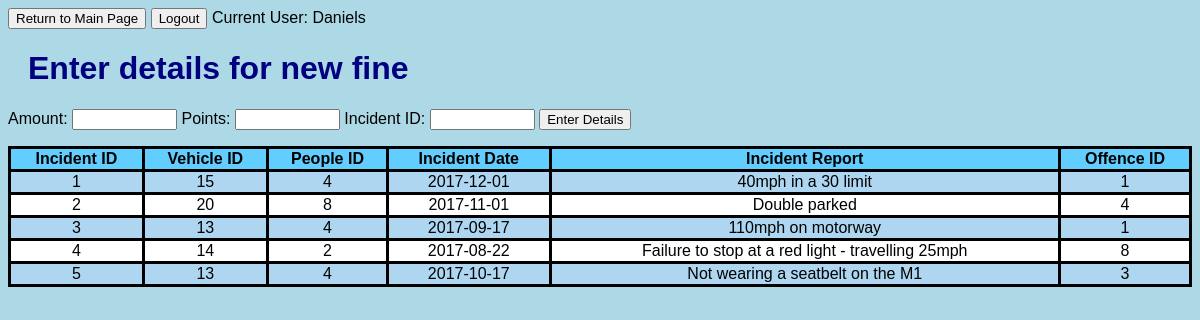
The page /NewFine.php (signed in) on the database its author committed.
### tables this page shows
CREATE TABLE `Incident` (
  `Incident_ID` int(11) NOT NULL AUTO_INCREMENT,
  `Vehicle_ID` int(11) DEFAULT NULL,
  `People_ID` int(11) DEFAULT NULL,
  `Incident_Date` date NOT NULL,
  `Incident_Report` varchar(500) NOT NULL,
  `Offence_ID` int(11) DEFAULT NULL,
  PRIMARY KEY (`Incident_ID`),
  KEY `fk_incident_vehicle` (`Vehicle_ID`),
  KEY `fk_incident_people` (`People_ID`),
  KEY `fk_incident_offence` (`Offence_ID`),
  CONSTRAINT `fk_incident_offence` FOREIGN KEY (`Offence_ID`) REFERENCES `Offence` (`Offence_ID`),
  CONSTRAINT `fk_incident_people` FOREIGN KEY (`People_ID`) REFERENCES `People` (`People_ID`),
  CONSTRAINT `fk_incident_vehicle` FOREIGN KEY (`Vehicle_ID`) REFERENCES `Vehicle` (`Vehicle_ID`)
);

### NewFine.php (the view, shortened to what this page needs)
<html>
<head>
<link rel="stylesheet" href="myStyle.css">
<button id="myButton" class="float-left submit-button" >Return to Main Page</button>
<button id="logout" class="float-left submit-button" >Logout</button>
<?php
echo 'Current User: '.$_SESSION['user'];
?>
<link rel="stylesheet" href="myStyle.css"/>
</head>
<body>
<h1>Enter details for new fine</h1>
<form name = 'NewFine' method="post" onsubmit="return checkInputFine()">
Amount: <input type='text' name='amount' value='' size = '10'>
Points: <input type='text' name='points' value='' size = '10'>
Incident ID: <input type='text' name='incident' value='' size = '10'>
<input type='submit' value='Enter Details'>
<br>
</form>
</body>
<table>
        <tr>
            <th>Incident ID</th>
            <th>Vehicle ID</th>
            <th>People ID</th>
            <th>Incident Date</th>
            <th>Incident Report</th>
            <th>Offence ID</th>
        </tr>
<?php
$servername = "mysql.cs.nott.ac.uk";
$username = "psxjw13_C1B";
$password = "AUXYUG";
$dbname = "psxjw13_C1B";
$conn = mysqli_connect($servername, $username, $password,
$dbname);
if(mysqli_connect_errno())
{
    echo "Failed to connect to MySQL:".mysqli_connect_error();
    die();
}
else
{
    $sql = "SELECT * FROM Incident;";
    $result = mysqli_query($conn, $sql);
    while($row = mysqli_fetch_assoc($result)) {
        ?>
        <tr>
            <td><?php echo $row['Incident_ID'];?></td>
            <td><?php echo $row['Vehicle_ID'];?></td>
            <td><?php echo $row['People_ID'];?></td>
            <td><?php echo $row['Incident_Date'];?></td>
            <td><?php echo $row['Incident_Report'];?></td>
            <td><?php echo $row['Offence_ID'];?></td>
        </tr>
    <?php
    }
}
?>
</table>
</html>

### myStyle.css (style rules this page uses)
table, th, td { border-collapse: collapse; border-style: solid; text-align: center; }
table { width:100%; }
th { background-color: rgb(98, 205, 255); }
tr { background-color: white; }
body { background-color: lightblue; }
h1 { color: navy; margin-left: 20px; }
tr:nth-child(even) { background-color: #AED6F1; }
* { font-family: Arial; }

### rows shown on the page
incident: Incident_ID "1", Vehicle_ID "15", People_ID "4", Incident_Date "2017-12-01", Incident_Report "40mph in a 30 limit", Offence_ID "1"
incident: Incident_ID "2", Vehicle_ID "20", People_ID "8", Incident_Date "2017-11-01", Incident_Report "Double parked", Offence_ID "4"
incident: Incident_ID "3", Vehicle_ID "13", People_ID "4", Incident_Date "2017-09-17", Incident_Report "110mph on motorway", Offence_ID "1"
incident: Incident_ID "4", Vehicle_ID "14", People_ID "2", Incident_Date "2017-08-22", Incident_Report "Failure to stop at a red light - travelling 25mph", Offence_ID "8"
incident: Incident_ID "5", Vehicle_ID "13", People_ID "4", Incident_Date "2017-10-17", Incident_Report "Not wearing a seatbelt on the M1", Offence_ID "3"

### other values the page prints
$_SESSION['user'] "Daniels"
